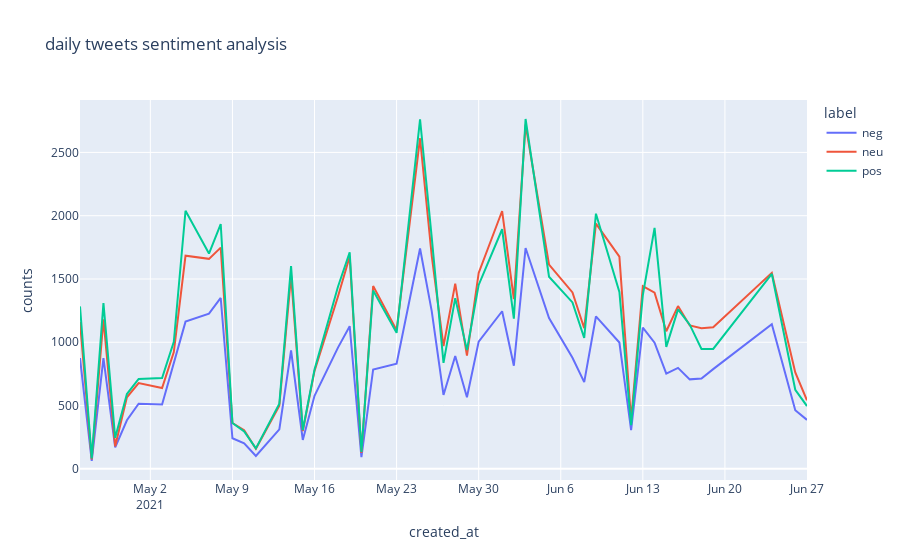

Notebook code cell kept with this figure:
### Code cell
## predicted ##

data_agg1 = data[['id', 'created_at', 'label']].groupby(['created_at', 'label']).count().reset_index()

data_agg1.columns = ['created_at', 'label','counts']
data_agg1.head()

px.line(data_agg1, x = 'created_at', y='counts', color = 'label', title = 'daily tweets sentiment analysis')

### Figure 1 — Plotly figure (JSON) as saved in the notebook; plotly's stock layout.template omitted (floating-point values rounded to 4 significant figures)
{"data": [{"hovertemplate": "label=neg<br>created_at=%{x}<br>counts=%{y}<extra></extra>", "legendgroup": "neg", "line": {"color": "#636efa", "dash": "solid"}, "marker": {"symbol": "circle"}, "mode": "lines", "name": "neg", "orientation": "v", "showlegend": true, "type": "scatter", "x": ["2021-04-26", "2021-04-27", "2021-04-28", "2021-04-29", "2021-04-30", "2021-05-01", "2021-05-03", "2021-05-04", "2021-05-05", "2021-05-07", "2021-05-08", "2021-05-09", "2021-05-10", "2021-05-11", "2021-05-13", "2021-05-14", "2021-05-15", "2021-05-16", "2021-05-18", "2021-05-19", "2021-05-20", "2021-05-21", "2021-05-23", "2021-05-25", "2021-05-26", "2021-05-27", "2021-05-28", "2021-05-29", "2021-05-30", "2021-06-01", "2021-06-02", "2021-06-03", "2021-06-05", "2021-06-07", "2021-06-08", "2021-06-09", "2021-06-11", "2021-06-12", "2021-06-13", "2021-06-14", "2021-06-15", "2021-06-16", "2021-06-17", "2021-06-18", "2021-06-19", "2021-06-24", "2021-06-26", "2021-06-27"], "xaxis": "x", "y": [875, 62, 874, 170, 384, 515, 508, 829, 1163, 1226, 1350, 242, 202, 102, 312, 935, 228, 577, 958, 1127, 93, 785, 830, 1741, 1244, 584, 892, 566, 1005, 1245, 815, 1745, 1191, 878, 685, 1204, 998, 306, 1115, 997, 752, 798, 707, 713, 788, 1142, 463, 387], "yaxis": "y"}, {"hovertemplate": "label=neu<br>created_at=%{x}<br>counts=%{y}<extra></extra>", "legendgroup": "neu", "line": {"color": "#EF553B", "dash": "solid"}, "marker": {"symbol": "circle"}, "mode": "lines", "name": "neu", "orientation": "v", "showlegend": true, "type": "scatter", "x": ["2021-04-26", "2021-04-27", "2021-04-28", "2021-04-29", "2021-04-30", "2021-05-01", "2021-05-03", "2021-05-04", "2021-05-05", "2021-05-07", "2021-05-08", "2021-05-09", "2021-05-10", "2021-05-11", "2021-05-13", "2021-05-14", "2021-05-15", "2021-05-16", "2021-05-18", "2021-05-19", "2021-05-20", "2021-05-21", "2021-05-23", "2021-05-25", "2021-05-26", "2021-05-27", "2021-05-28", "2021-05-29", "2021-05-30", "2021-06-01", "2021-06-02", "2021-06-03", "2021-06-05", "2021-06-07", "2021-06-08", "2021-06-09", "2021-06-11", "2021-06-12", "2021-06-13", "2021-06-14", "2021-06-15", "2021-06-16", "2021-06-17", "2021-06-18", "2021-06-19", "2021-06-24", "2021-06-26", "2021-06-27"], "xaxis": "x", "y": [1160, 75, 1181, 178, 565, 678, 639, 922, 1684, 1659, 1748, 362, 305, 158, 498, 1528, 298, 774, 1362, 1678, 125, 1445, 1096, 2612, 1681, 970, 1463, 894, 1548, 2037, 1341, 2720, 1614, 1394, 1111, 1938, 1677, 386, 1444, 1392, 1087, 1286, 1133, 1111, 1119, 1549, 762, 541], "yaxis": "y"}, {"hovertemplate": "label=pos<br>created_at=%{x}<br>counts=%{y}<extra></extra>", "legendgroup": "pos", "line": {"color": "#00cc96", "dash": "solid"}, "marker": {"symbol": "circle"}, "mode": "lines", "name": "pos", "orientation": "v", "showlegend": true, "type": "scatter", "x": ["2021-04-26", "2021-04-27", "2021-04-28", "2021-04-29", "2021-04-30", "2021-05-01", "2021-05-03", "2021-05-04", "2021-05-05", "2021-05-07", "2021-05-08", "2021-05-09", "2021-05-10", "2021-05-11", "2021-05-13", "2021-05-14", "2021-05-15", "2021-05-16", "2021-05-18", "2021-05-19", "2021-05-20", "2021-05-21", "2021-05-23", "2021-05-25", "2021-05-26", "2021-05-27", "2021-05-28", "2021-05-29", "2021-05-30", "2021-06-01", "2021-06-02", "2021-06-03", "2021-06-05", "2021-06-07", "2021-06-08", "2021-06-09", "2021-06-11", "2021-06-12", "2021-06-13", "2021-06-14", "2021-06-15", "2021-06-16", "2021-06-17", "2021-06-18", "2021-06-19", "2021-06-24", "2021-06-26", "2021-06-27"], "xaxis": "x", "y": [1283, 83, 1310, 245, 591, 710, 717, 1004, 2039, 1701, 1934, 362, 296, 162, 515, 1602, 306, 785, 1439, 1711, 134, 1409, 1075, 2761, 1825, 837, 1349, 938, 1453, 1893, 1187, 2764, 1518, 1315, 1034, 2016, 1397, 345, 1372, 1904, 964, 1260, 1139, 947, 947, 1540, 625, 496], "yaxis": "y"}], "layout": {"legend": {"title": {"text": "label"}, "tracegroupgap": 0}, "title": {"text": "daily tweets sentiment analysis"}, "xaxis": {"anchor": "y", "domain": [0, 1], "title": {"text": "created_at"}}, "yaxis": {"anchor": "x", "domain": [0, 1], "title": {"text": "counts"}}}}
